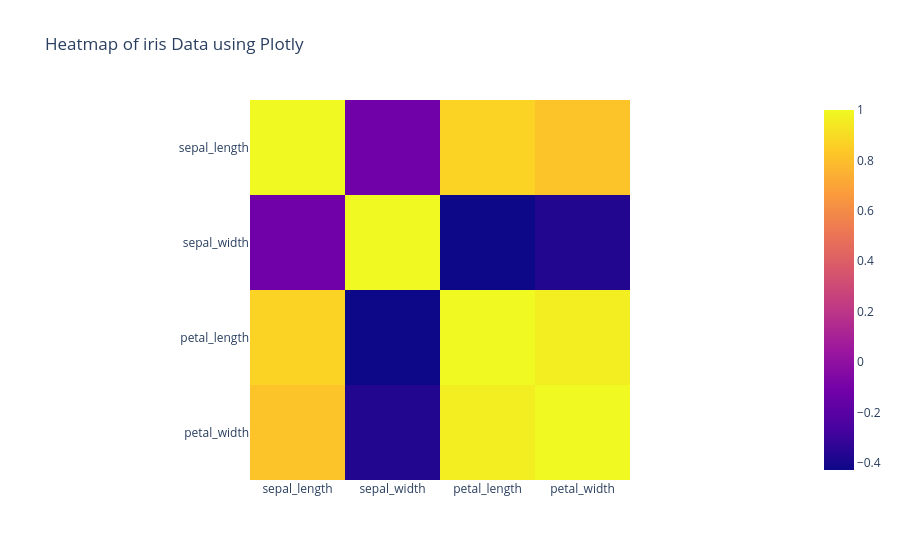

The cell this chart's notebook holds for it:
### Markdown cell above
### **Iris Data Heatmap**

### Code cell
df = sns.load_dataset("iris")

# Select only numeric columns
numeric_df = df.select_dtypes(include=[np.number])

# Compute the correlation matrix
corr_matrix = numeric_df.corr()

# Create the heatmap
fig = px.imshow(corr_matrix, title="Heatmap of iris Data using Plotly")
fig.write_image("plots/iris_heatmap.png")
fig.show()

### Figure 1 — Plotly figure (JSON) as saved in the notebook; plotly's stock layout.template omitted (floating-point values rounded to 4 significant figures)
{"data": [{"coloraxis": "coloraxis", "hovertemplate": "x: %{x}<br>y: %{y}<br>color: %{z}<extra></extra>", "name": "0", "type": "heatmap", "x": ["sepal_length", "sepal_width", "petal_length", "petal_width"], "xaxis": "x", "y": ["sepal_length", "sepal_width", "petal_length", "petal_width"], "yaxis": "y", "z": [[1, -0.1176, 0.8718, 0.8179], [-0.1176, 1, -0.4284, -0.3661], [0.8718, -0.4284, 1, 0.9629], [0.8179, -0.3661, 0.9629, 1]]}], "layout": {"coloraxis": {"colorscale": [[0, "#0d0887"], [0.1111, "#46039f"], [0.2222, "#7201a8"], [0.3333, "#9c179e"], [0.4444, "#bd3786"], [0.5556, "#d8576b"], [0.6667, "#ed7953"], [0.7778, "#fb9f3a"], [0.8889, "#fdca26"], [1, "#f0f921"]]}, "title": {"text": "Heatmap of iris Data using Plotly"}, "xaxis": {"anchor": "y", "constrain": "domain", "domain": [0, 1], "scaleanchor": "y"}, "yaxis": {"anchor": "x", "autorange": "reversed", "constrain": "domain", "domain": [0, 1]}}}
